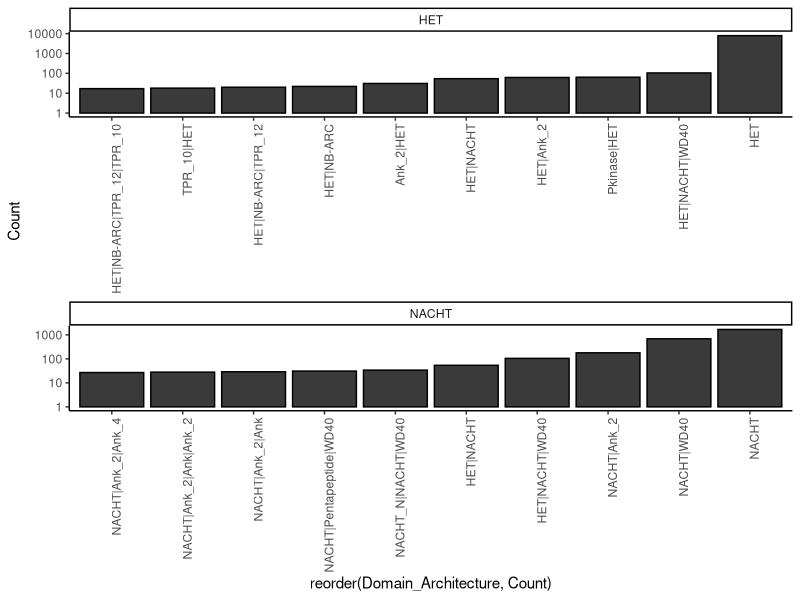

This figure's R source:
library(ggplot2)
dat <- read.table('Domain_Architecture_Counts.txt', header=T, sep='\t')

pdf('Domain_Architecture_Counts.pdf', height=7, width=5)
ggplot(dat, aes(x=reorder(Domain_Architecture, Count), y=Count)) + geom_bar(stat='identity', color='#000000', fill='#3b3a3a') + theme_classic() + facet_wrap(~Group, ncol=1, scales='free')  + theme(axis.text.x = element_text(angle = 90, vjust = 1, hjust=1)) + scale_y_log10()
dev.off()
